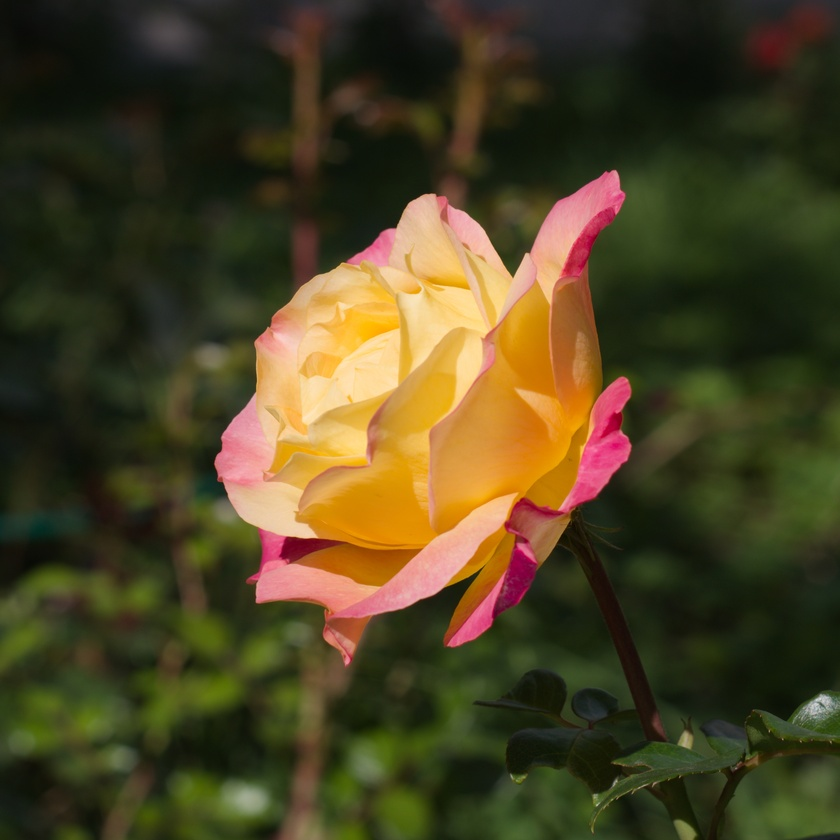
#> input picture CV/lab2/love_and_peace.jpg, 840 x 840 px, shrunk from 2700 x 2700 before the run
$ jupyter execute --allow-errors 'Lab 2.1 Point operations - Exercises.ipynb'
#> lines starting #> are read from the running program, lines starting #| are printed output that depends on the picture; after the words box and inside, x2 and y2 are one past the last pixel; in counts of white or black regions, pixels touching at a corner belong together
# Point operations

## Exercises

1. Show the histogram for the two modified images from the lab (`newim` and `newim2`).  Explain how the histogram shows visually how the colors have been transformed.

*Note: put your text response in a text/Markdown cell, not in code comments.*

[cell 1]
import imageio
import numpy as np
from matplotlib import pyplot as plt
import skimage

im = imageio.imread('love_and_peace.jpg')
#> im is the input picture: shape (840, 840, 3); mean R, G, B 74.4, 65.8, 34.6
plt.imshow(im)

[cell 2]
im = im.astype('float32')/255 #converting to floating point and mapping from 0-1

fig,axes = plt.subplots(1,3,figsize=(10,20)) #makes three figures, 1 row, 3 cols, then size

channels = ['red','green','blue'] # used for rgb and label of graphs
for i,(ax,channel) in enumerate(zip(axes,channels)): #pairs each channel with color channel name
    ax.imshow(im[...,i]) #show the image but only the i then color, ... means all elements of i color
    ax.axis('off')
    ax.set_title(channel)

[cell 3]

for i,channel in enumerate(channels): #interate through color channels
    plt.hist(im[...,i].flatten(),bins=100,color=channel,alpha=0.5) # change im[:,:,i]
    # need flattening here because histogram requires a 1D array, currently have 2D with rows and cols

plt.show()

[cell 4]
mask = im[...,0]>0.5
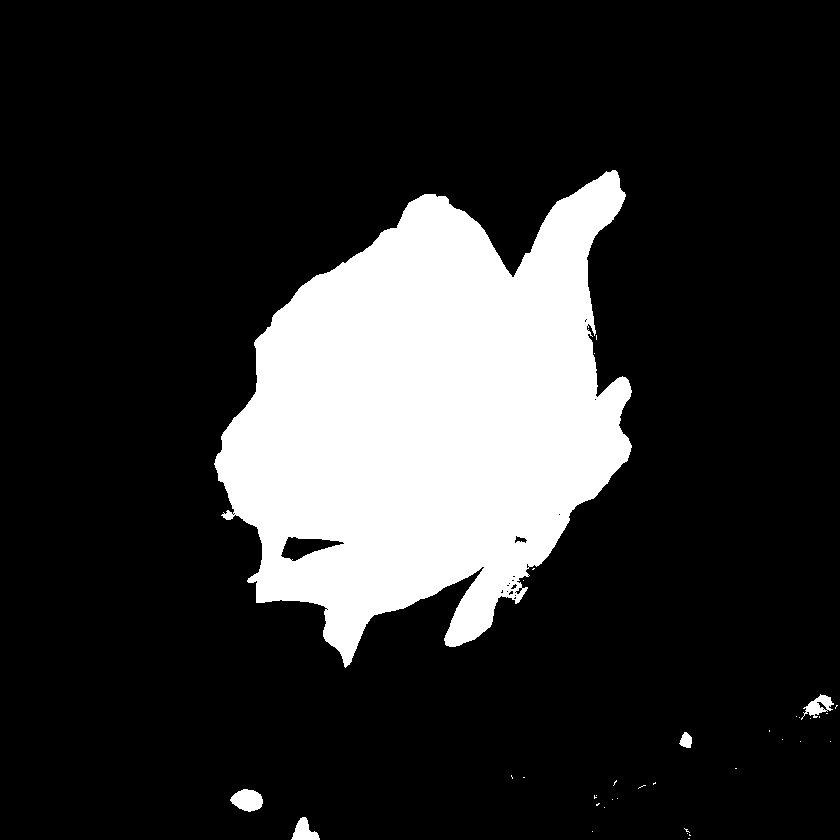
#> mask: shape (840, 840) bool; 18.2% white; 36 white regions (31 under 20 px), largest, box (x1, y1, x2, y2) and area: (214, 170, 632, 668) 127186, (230, 789, 263, 812) 542, (291, 817, 320, 840) 378, (801, 694, 834, 720) 369, (679, 732, 692, 748) 145
plt.imshow(mask)

[cell 5]
newim = im.copy() #values are already between 0-1

newim[...,0] *= 1.25 #converting red
newim[...,1] /= 1.25 #green
newim[...,2] /= 1.25 #blue
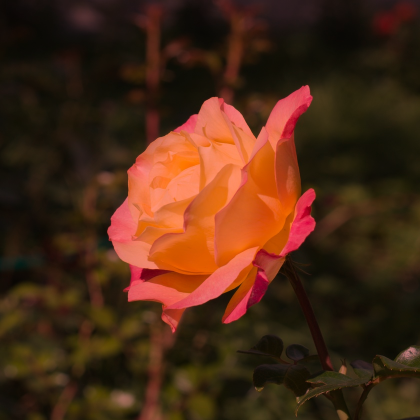
#> newim: shape (840, 840, 3) float32 (shown at 1/2 size); mean R, G, B 0.365, 0.206, 0.108; drawn with min black and max white
newim = np.clip(newim,0,1) #clip makes sure values of first input are between 2nd and third
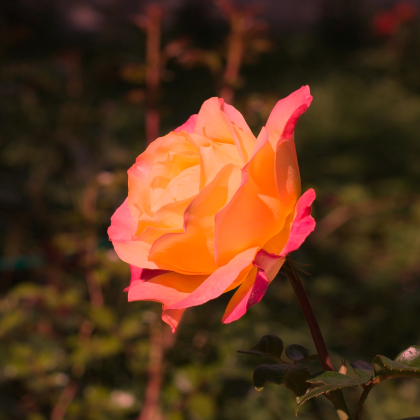
#> newim: shape (840, 840, 3) float32 (shown at 1/2 size); mean R, G, B 0.345, 0.206, 0.108
plt.imshow(newim)

[cell 6]
#Histogram for newim


fig,axes = plt.subplots(1,3,figsize=(10,20)) #makes three figures, 1 row, 3 cols, then size

channels = ['red','green','blue'] # used for rgb and label of graphs
for i,(ax,channel) in enumerate(zip(axes,channels)): #pairs each channel with color channel name
    ax.imshow(newim[...,i]) #show the image but only the i then color, ... means all elements of i color
    ax.axis('off')
    ax.set_title(channel)
#> this loop made 3 passes
#> channel on passes 1 to 3: 'red', 'green', 'blue'

[cell 7]
for i, channel in enumerate(channels):
    plt.hist(newim[...,i].flatten(), bins = 100, color = channel, alpha =.5)
plt.show()

[cell 8]
newim2 = im.copy()
newim2[mask,0] /= 1.25
newim2[mask,1] *= 1.25
newim2[mask,2] *= 1.25
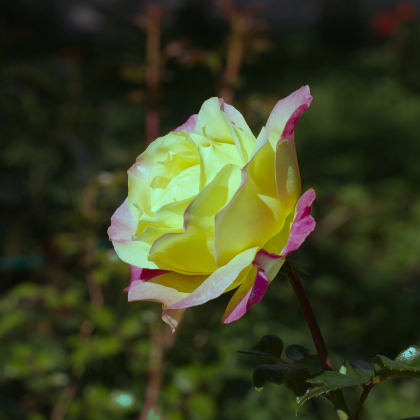
#> newim2: shape (840, 840, 3) float32 (shown at 1/2 size); mean R, G, B 0.261, 0.286, 0.152; drawn with min black and max white
newim2 = np.clip(newim2,0,1)
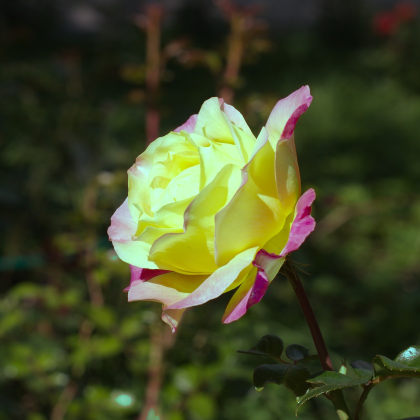
#> newim2: shape (840, 840, 3) float32 (shown at 1/2 size); mean R, G, B 0.261, 0.285, 0.152
plt.imshow(newim2)

[cell 9]
fig,axes = plt.subplots(1,3,figsize=(10,20)) #makes three figures, 1 row, 3 cols, then size

channels = ['red','green','blue'] # used for rgb and label of graphs
for i,(ax,channel) in enumerate(zip(axes,channels)): #pairs each channel with color channel name
    ax.imshow(newim2[...,i]) #show the image but only the i then color, ... means all elements of i color
    ax.axis('off')
    ax.set_title(channel)
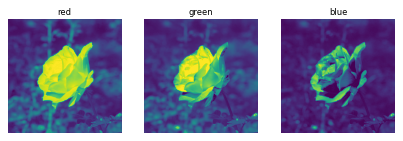
#> figure drawn by matplotlib, 3 panels

[cell 10]
for i, channel in enumerate(channels):
    plt.hist(im[...,i].flatten(), bins = 100, color = channel, alpha =.5, label = f"Orginal Image {channels[i]}")
plt.legend()
plt.show()

[cell 11]
for i, channel in enumerate(channels):
    plt.hist(newim[...,i].flatten(), bins = 100, color = channel, alpha =.5, label = f"Newim 1 {channels[i]}")
plt.legend()
plt.show()

[cell 12]
for i, channel in enumerate(channels):
    plt.hist(newim2[...,i].flatten(), bins = 100, color = channel, alpha =.5, label = f"Newim 2 {channels[i]}")
plt.legend()
plt.show()
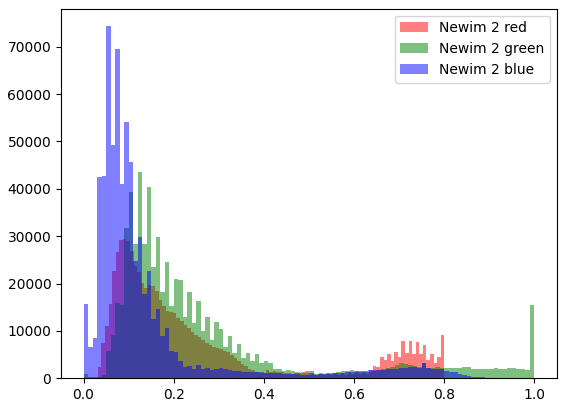
#> figure drawn by matplotlib, 1 panel; tallest bar 29473 high, from x = 0.0871 to 0.095; tallest bar 43526 high, from x = 0.12 to 0.13; tallest bar 74344 high, from x = 0.05 to 0.06

1. Show the histogram for the two modified images from the lab (`newim` and `newim2`).  Explain how the histogram shows visually how the colors have been transformed.

Compared to the initial image, when looking at the histogram you can see the first image had less blue content and increase in a red content, while the second had similar levels of blue but an more red in the initial picture

2. Invert the image (compute one minus the image).  What does this do to the colors in the image?

[cell 13]
im.shape, im.dtype # already 0-1 so I use 1

invert = 1 - im
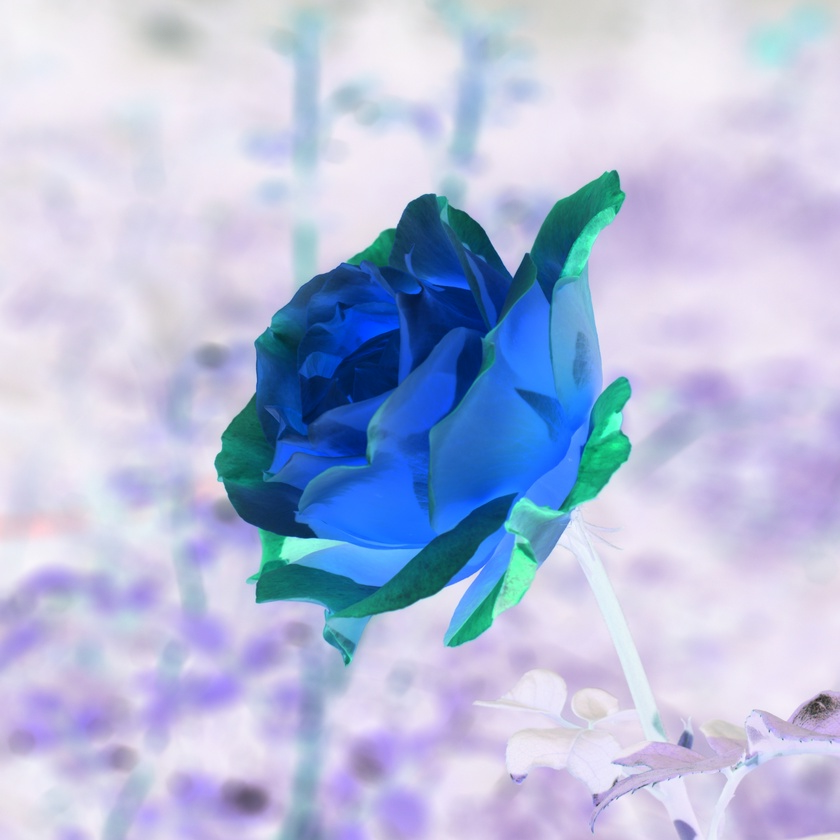
#> invert: shape (840, 840, 3) float32; mean R, G, B 0.707, 0.741, 0.863

plt.imshow(invert)

plt.axis('off')
plt.show()

The colors have changed a lot visually. The inversion turns the orginal phots to their complimentary colors. The flower was yellow, now it is blue.

3. Load the "hand" image (`hand.jpg`) and show it.  Show the three color channels separately.  Would it be easy to separate this image into foreground and background based on the red, green, or blue color channels alone?

#> (a cell that did not finish here is left out)

#> (a cell that did not finish here is left out)

The green seems to provide the best contrast but I think to vary levels of success image could be seperated into foreground and background.

4. Now convert the image to the [Hue Saturation Value](https://en.wikipedia.org/wiki/HSL_and_HSV) colorspace (see [`skimage.color.rgb2hsv`](https://scikit-image.org/docs/stable/auto_examples/color_exposure/plot_rgb_to_hsv.html)).    Show each channel of the HSV image.

#> (a cell that did not finish here is left out)

5. Use a histogram to identify a good channel and threshold value for separating the image into foreground and background.  Apply the threshold and show the Boolean mask to evaluate the results.

[cell 17]
channels_color = ["red", "green", "blue"]
#> channels_color = ['red', 'green', 'blue']
#> (the rest of this cell did not finish here and is left out)

$ run again, with CV/hw1/L1004220.jpg copied over CV/lab2/love_and_peace.jpg
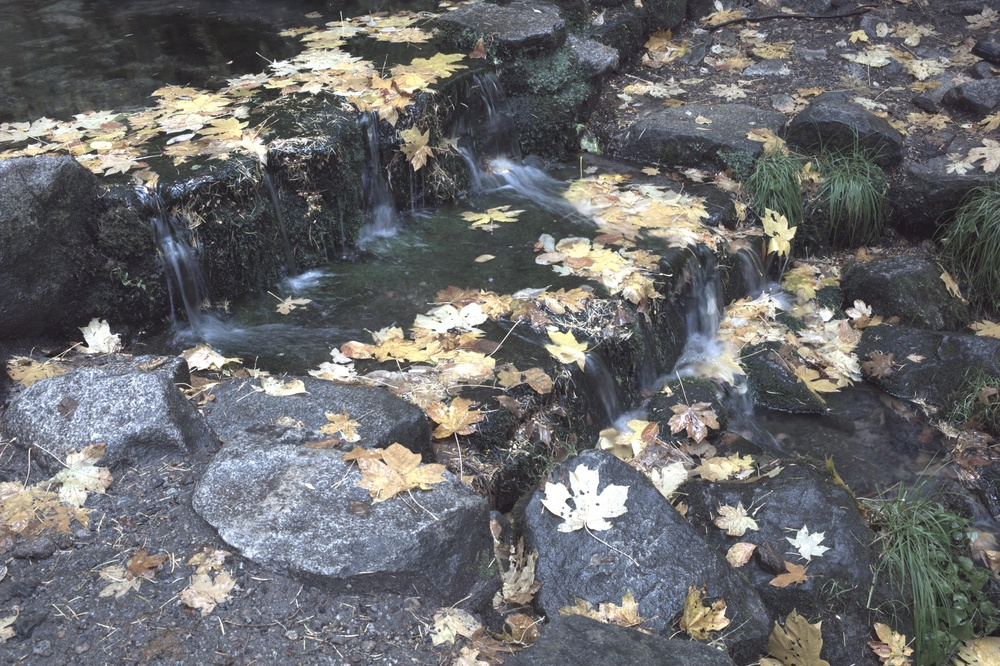
#> input picture CV/hw1/L1004220.jpg, 1000 x 666 px, shrunk from 5216 x 3472 before the run
#> im is the input picture: shape (666, 1000, 3); mean R, G, B 106.2, 106.6, 108.1
#> `mask = im[...,0]>0.5`:
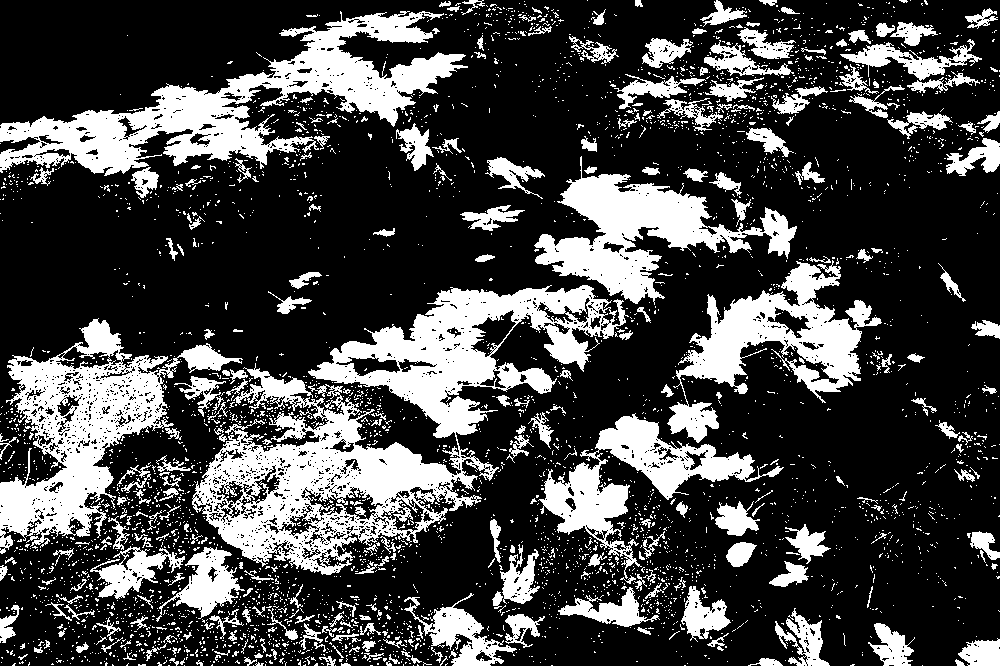
#> mask: shape (666, 1000) bool; 27.1% white; 3975 white regions (3688 under 20 px), largest, box (x1, y1, x2, y2) and area: (192, 285, 629, 575) 41273, (0, 11, 468, 176) 23355, (0, 318, 243, 554) 18435
#> the loop `for i,(ax,channel) in enumerate(zip(axes,channels)):` made 3 passes
#> channel on passes 1 to 3: 'red', 'green', 'blue'
#> `[cell 9] fig,axes = plt.subplots(1,3,figsize=(10,20)) #makes three fig..`:
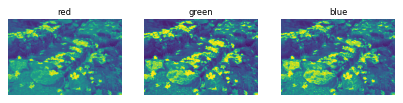
#> figure drawn by matplotlib, 3 panels
#> channels_color = ['red', 'green', 'blue']

$ run again, with CV/hw1/L1004235.jpg copied over CV/lab2/love_and_peace.jpg
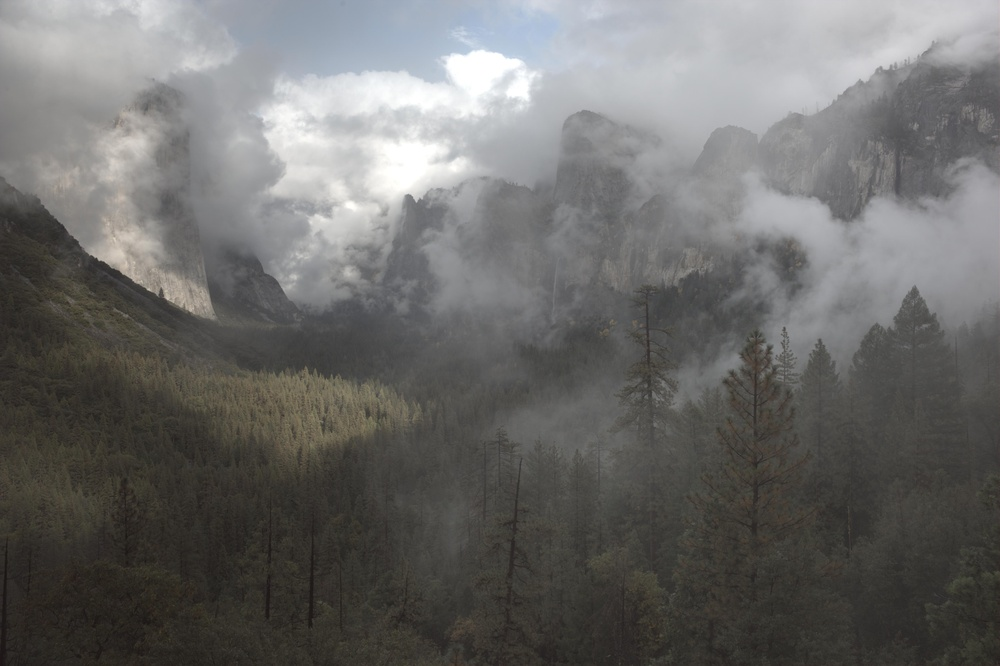
#> input picture CV/hw1/L1004235.jpg, 1000 x 666 px, shrunk from 5216 x 3472 before the run
#> im is the input picture: shape (666, 1000, 3); mean R, G, B 107.7, 107.1, 105.5
#> `mask = im[...,0]>0.5`:
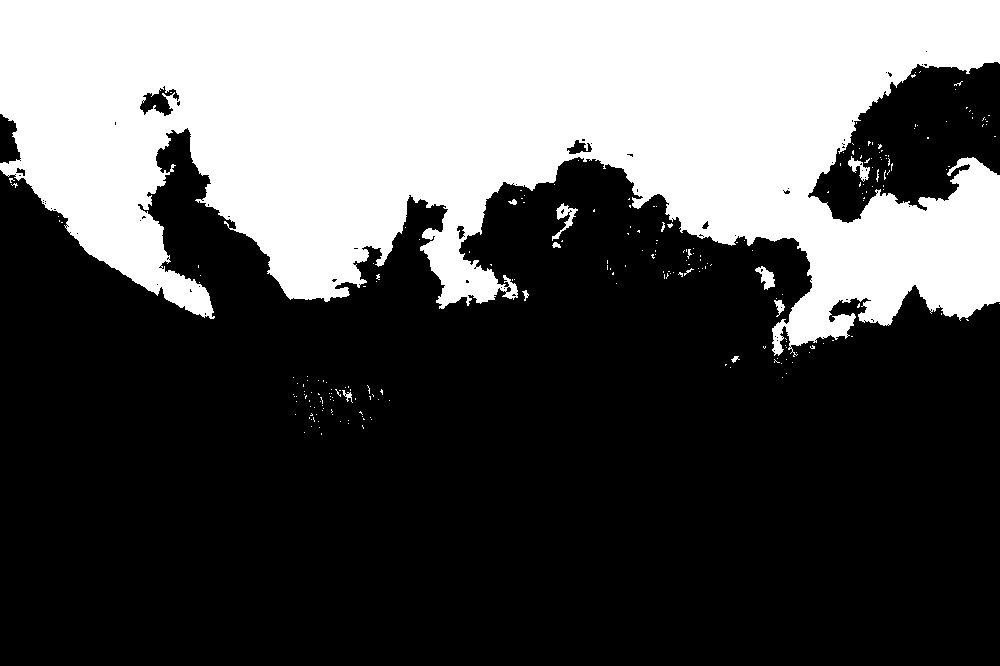
#> mask: shape (666, 1000) bool; 34.4% white; 234 white regions (220 under 20 px), largest, box (x1, y1, x2, y2) and area: (0, 0, 1000, 357) 227301, (552, 203, 578, 241) 293, (755, 266, 775, 290) 239
#> the loop `for i,(ax,channel) in enumerate(zip(axes,channels)):` made 3 passes
#> channel on passes 1 to 3: 'red', 'green', 'blue'
#> `invert = 1 - im`:
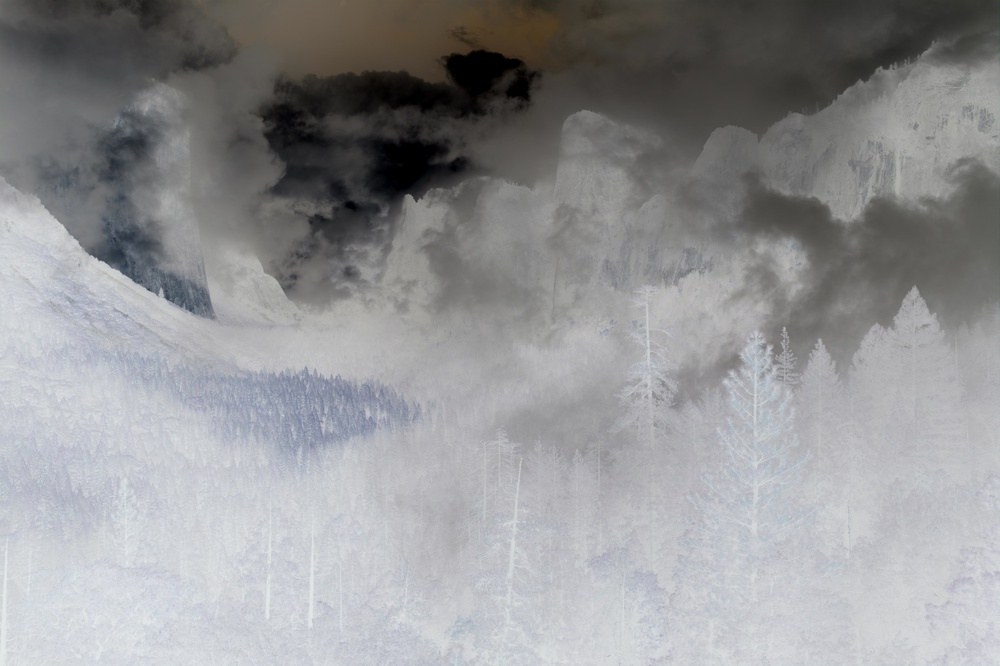
#> invert: shape (666, 1000, 3) float32; mean R, G, B 0.577, 0.579, 0.586
#> channels_color = ['red', 'green', 'blue']
